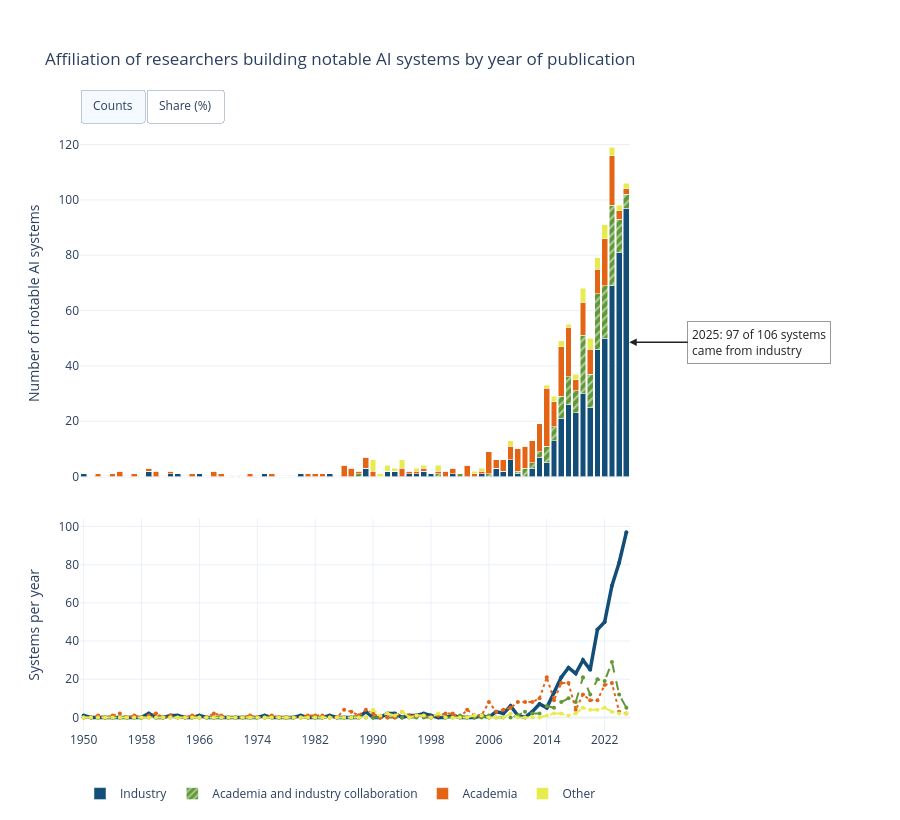

Notebook source saved alongside this figure:
### Code cell
# bar chart on top line chart
fig = make_subplots(rows=2, cols=1, shared_xaxes=True, row_heights=[0.62, 0.38], vertical_spacing=0.07)

# stacked bar for each category 
for category in categories:
    marker = dict(color=color_map[category])
    if category == 'Academia and industry collaboration':
        marker = dict(
            color=color_map[category],
            pattern=dict(shape='/', fgcolor='#ffffff',
                         bgcolor=color_map[category], solidity=0.35, size=6)
        )

    
    fig.add_trace(go.Bar(
        x=df_wide.index,
        y=df_wide[category],
        name=category,
        marker=marker,
        legendgroup=category,
        customdata=custom,
        hovertemplate=make_tooltip(category)
    ), row=1, col=1)

# line chart in the counts view and the share view
counts_y = []
share_y = []
counts_text = []
share_text = []

for category in categories:
    counts_y.append(df_wide[category].tolist())
    share_y.append(shares[category].tolist())
    counts_text.append('<b>%{x}</b><br>' + category + ': %{y}<extra></extra>')
    share_text.append('<b>%{x}</b><br>' + category + ': %{y:.1f}%<extra></extra>')

# line chart for categories
for index in range(len(categories)):
    category = categories[index]

    line_width = 2
    line_dash = 'solid'
    if category == 'Industry':
        line_width = 3.5
    elif category == 'Academia and industry collaboration':
        line_dash = 'dash'
    elif category == 'Academia':
        line_dash = 'dot'
    elif category == 'Other':
        line_dash = 'dashdot'

    fig.add_trace(go.Scatter(
        x=df_wide.index,
        y=counts_y[index],
        name=category,
        mode='lines+markers',
        line=dict(color=color_map[category], width=line_width, dash=line_dash),
        marker=dict(size=4, color=color_map[category]),
        legendgroup=category,
        showlegend=False,
        hovertemplate=counts_text[index]
    ), row=2, col=1)

# four line traces
line_traces = [4, 5, 6, 7]

fig.update_layout(
    barmode='stack',
    template='plotly_white',
    hovermode='closest',
    hoverlabel=dict(bgcolor='white', font_color='#222222', align='left'),
    title='Affiliation of researchers building notable AI systems by year of publication',
    height=820,
    margin=dict(t=130, b=80, r=270),
    legend=dict(orientation='h', x=0, y=-0.08, xanchor='left', yanchor='top'),
    updatemenus=[dict(
        type='buttons',
        direction='right',
        x=0, y=1.0, xanchor='left', yanchor='bottom',
        pad=dict(b=8),
        buttons=[
            dict(label='Counts', method='update',
                 args=[{'y': counts_y,
                        'hovertemplate': counts_text},
                       {'xaxis.type': 'category',
                        'xaxis2.type': 'category',
                        'barnorm': None,
                        'yaxis.title.text': 'Number of notable AI systems',
                        'yaxis.ticksuffix': '',
                        'yaxis.autorange': True,
                        'yaxis2.title.text': 'Systems per year',
                        'yaxis2.ticksuffix': '',
                        'yaxis2.autorange': True,
                        'annotations[0].visible': True,
                        'annotations[1].visible': False},
                       line_traces]),
            dict(label='Share (%)', method='update',
                 args=[{'y': share_y,
                        'hovertemplate': share_text},
                       {'xaxis.type': 'category',
                        'xaxis2.type': 'category',
                        'barnorm': 'percent',
                        'yaxis.title.text': 'Share of notable AI systems (%)',
                        'yaxis.ticksuffix': '%',
                        'yaxis.autorange': True,
                        'yaxis2.title.text': 'Share of systems per year (%)',
                        'yaxis2.ticksuffix': '%',
                        'yaxis2.autorange': True,
                        'annotations[0].visible': False,
                        'annotations[1].visible': True},
                       line_traces])
        ]
    )]
)

fig.update_xaxes(type='category', tickangle=0, nticks=10,
                 minallowed=-0.5, maxallowed=len(df_wide) - 0.5)
fig.update_yaxes(title_text='Number of notable AI systems', fixedrange=True, row=1, col=1)
fig.update_yaxes(title_text='Systems per year', fixedrange=True, row=2, col=1)

#last year of data
last_year = df_wide.index.max()
industry_count = int(df_wide.loc[last_year, 'Industry'])
total_count = int(totals.loc[last_year])
industry_percentage = shares.loc[last_year, 'Industry']

# annotation
fig.add_annotation(
    text=f'{last_year}: {industry_count} of {total_count} systems<br>came from industry',
    x=len(df_wide) - 0.6, y=industry_count / 2, xref='x', yref='y',
    ax=130, ay=0, showarrow=True, arrowhead=2,
    arrowcolor='#222222', arrowwidth=1.5,
    font=dict(size=12, color='#222222'), align='left',
    bgcolor='white', bordercolor='#999999', borderpad=4, visible=True
)

fig.add_annotation(
    text=f'{last_year}: {industry_percentage:.1f}% of systems<br>came from industry',
    x=len(df_wide) - 0.6, y=industry_percentage / 2, xref='x', yref='y',
    ax=130, ay=0, showarrow=True, arrowhead=2,
    arrowcolor='#222222', arrowwidth=1.5,
    font=dict(size=12, color='#222222'), align='left',
    bgcolor='white', bordercolor='#999999', borderpad=4, visible=False
)

fig.show()

### Figure 1 — Plotly figure (JSON) as saved in the notebook; plotly's stock layout.template omitted (floating-point values rounded to 4 significant figures; data arrays with more than 128 entries replaced by an {"elided": "..."} marker saying what was removed)
{"data": [{"customdata": {"elided": "76x9 float values"}, "hovertemplate": "<b>%{x}</b><br><span style=\"color:#E8EB4E\">■</span> <span style=\"color:#777777\">Other: %{customdata[3]} (%{customdata[7]:.1f}%)</span><br><span style=\"color:#E36414\">■</span> <span style=\"color:#777777\">Academia: %{customdata[2]} (%{customdata[6]:.1f}%)</span><br><span style=\"color:#609836\">■</span> <span style=\"color:#777777\">Academia and industry collaboration: %{customdata[1]} (%{customdata[5]:.1f}%)</span><br><span style=\"color:#124E78\">■</span> <b>Industry: %{customdata[0]} (%{customdata[4]:.1f}%)</b><br>Total: %{customdata[8]}<extra></extra>", "legendgroup": "Industry", "marker": {"color": "#124E78"}, "name": "Industry", "type": "bar", "x": [1950, 1951, 1952, 1953, 1954, 1955, 1956, 1957, 1958, 1959, 1960, 1961, 1962, 1963, 1964, 1965, 1966, 1967, 1968, 1969, 1970, 1971, 1972, 1973, 1974, 1975, 1976, 1977, 1978, 1979, 1980, 1981, 1982, 1983, 1984, 1985, 1986, 1987, 1988, 1989, 1990, 1991, 1992, 1993, 1994, 1995, 1996, 1997, 1998, 1999, 2000, 2001, 2002, 2003, 2004, 2005, 2006, 2007, 2008, 2009, 2010, 2011, 2012, 2013, 2014, 2015, 2016, 2017, 2018, 2019, 2020, 2021, 2022, 2023, 2024, 2025], "xaxis": "x", "y": [1, 0, 0, 0, 0, 0, 0, 0, 0, 2, 0, 0, 1, 1, 0, 0, 1, 0, 0, 0, 0, 0, 0, 0, 0, 1, 0, 0, 0, 0, 1, 0, 0, 0, 1, 0, 0, 0, 0, 3, 0, 0, 2, 2, 0, 1, 1, 2, 1, 0, 0, 1, 0, 0, 0, 1, 0, 3, 2, 6, 1, 0, 3, 7, 5, 13, 21, 26, 23, 30, 25, 46, 50, 69, 81, 97], "yaxis": "y"}, {"customdata": {"elided": "76x9 float values"}, "hovertemplate": "<b>%{x}</b><br><span style=\"color:#E8EB4E\">■</span> <span style=\"color:#777777\">Other: %{customdata[3]} (%{customdata[7]:.1f}%)</span><br><span style=\"color:#E36414\">■</span> <span style=\"color:#777777\">Academia: %{customdata[2]} (%{customdata[6]:.1f}%)</span><br><span style=\"color:#609836\">■</span> <b>Academia and industry collaboration: %{customdata[1]} (%{customdata[5]:.1f}%)</b><br><span style=\"color:#124E78\">■</span> <span style=\"color:#777777\">Industry: %{customdata[0]} (%{customdata[4]:.1f}%)</span><br>Total: %{customdata[8]}<extra></extra>", "legendgroup": "Academia and industry collaboration", "marker": {"color": "#609836", "pattern": {"bgcolor": "#609836", "fgcolor": "#ffffff", "shape": "/", "size": 6, "solidity": 0.35}}, "name": "Academia and industry collaboration", "type": "bar", "x": [1950, 1951, 1952, 1953, 1954, 1955, 1956, 1957, 1958, 1959, 1960, 1961, 1962, 1963, 1964, 1965, 1966, 1967, 1968, 1969, 1970, 1971, 1972, 1973, 1974, 1975, 1976, 1977, 1978, 1979, 1980, 1981, 1982, 1983, 1984, 1985, 1986, 1987, 1988, 1989, 1990, 1991, 1992, 1993, 1994, 1995, 1996, 1997, 1998, 1999, 2000, 2001, 2002, 2003, 2004, 2005, 2006, 2007, 2008, 2009, 2010, 2011, 2012, 2013, 2014, 2015, 2016, 2017, 2018, 2019, 2020, 2021, 2022, 2023, 2024, 2025], "xaxis": "x", "y": [0, 0, 0, 0, 0, 0, 0, 0, 0, 0, 0, 0, 0, 0, 0, 0, 0, 0, 0, 0, 0, 0, 0, 0, 0, 0, 0, 0, 0, 0, 0, 0, 0, 0, 0, 0, 0, 0, 1, 0, 0, 0, 0, 0, 0, 0, 0, 0, 0, 1, 0, 0, 1, 0, 0, 0, 1, 0, 0, 0, 1, 3, 2, 2, 6, 5, 8, 10, 8, 21, 12, 20, 19, 29, 12, 5], "yaxis": "y"}, {"customdata": {"elided": "76x9 float values"}, "hovertemplate": "<b>%{x}</b><br><span style=\"color:#E8EB4E\">■</span> <span style=\"color:#777777\">Other: %{customdata[3]} (%{customdata[7]:.1f}%)</span><br><span style=\"color:#E36414\">■</span> <b>Academia: %{customdata[2]} (%{customdata[6]:.1f}%)</b><br><span style=\"color:#609836\">■</span> <span style=\"color:#777777\">Academia and industry collaboration: %{customdata[1]} (%{customdata[5]:.1f}%)</span><br><span style=\"color:#124E78\">■</span> <span style=\"color:#777777\">Industry: %{customdata[0]} (%{customdata[4]:.1f}%)</span><br>Total: %{customdata[8]}<extra></extra>", "legendgroup": "Academia", "marker": {"color": "#E36414"}, "name": "Academia", "type": "bar", "x": [1950, 1951, 1952, 1953, 1954, 1955, 1956, 1957, 1958, 1959, 1960, 1961, 1962, 1963, 1964, 1965, 1966, 1967, 1968, 1969, 1970, 1971, 1972, 1973, 1974, 1975, 1976, 1977, 1978, 1979, 1980, 1981, 1982, 1983, 1984, 1985, 1986, 1987, 1988, 1989, 1990, 1991, 1992, 1993, 1994, 1995, 1996, 1997, 1998, 1999, 2000, 2001, 2002, 2003, 2004, 2005, 2006, 2007, 2008, 2009, 2010, 2011, 2012, 2013, 2014, 2015, 2016, 2017, 2018, 2019, 2020, 2021, 2022, 2023, 2024, 2025], "xaxis": "x", "y": [0, 0, 1, 0, 1, 2, 0, 1, 0, 1, 2, 0, 1, 0, 0, 1, 0, 0, 2, 1, 0, 0, 0, 1, 0, 0, 1, 0, 0, 0, 0, 1, 1, 1, 0, 0, 4, 3, 1, 4, 2, 0, 0, 0, 3, 1, 1, 1, 0, 1, 2, 2, 0, 4, 1, 1, 8, 3, 4, 5, 8, 8, 8, 10, 21, 9, 18, 18, 4, 12, 9, 9, 17, 18, 3, 2], "yaxis": "y"}, {"customdata": {"elided": "76x9 float values"}, "hovertemplate": "<b>%{x}</b><br><span style=\"color:#E8EB4E\">■</span> <b>Other: %{customdata[3]} (%{customdata[7]:.1f}%)</b><br><span style=\"color:#E36414\">■</span> <span style=\"color:#777777\">Academia: %{customdata[2]} (%{customdata[6]:.1f}%)</span><br><span style=\"color:#609836\">■</span> <span style=\"color:#777777\">Academia and industry collaboration: %{customdata[1]} (%{customdata[5]:.1f}%)</span><br><span style=\"color:#124E78\">■</span> <span style=\"color:#777777\">Industry: %{customdata[0]} (%{customdata[4]:.1f}%)</span><br>Total: %{customdata[8]}<extra></extra>", "legendgroup": "Other", "marker": {"color": "#E8EB4E"}, "name": "Other", "type": "bar", "x": [1950, 1951, 1952, 1953, 1954, 1955, 1956, 1957, 1958, 1959, 1960, 1961, 1962, 1963, 1964, 1965, 1966, 1967, 1968, 1969, 1970, 1971, 1972, 1973, 1974, 1975, 1976, 1977, 1978, 1979, 1980, 1981, 1982, 1983, 1984, 1985, 1986, 1987, 1988, 1989, 1990, 1991, 1992, 1993, 1994, 1995, 1996, 1997, 1998, 1999, 2000, 2001, 2002, 2003, 2004, 2005, 2006, 2007, 2008, 2009, 2010, 2011, 2012, 2013, 2014, 2015, 2016, 2017, 2018, 2019, 2020, 2021, 2022, 2023, 2024, 2025], "xaxis": "x", "y": [0, 0, 0, 0, 0, 0, 0, 0, 0, 0, 0, 0, 0, 0, 0, 0, 0, 0, 0, 0, 0, 0, 0, 0, 0, 0, 0, 0, 0, 0, 0, 0, 0, 0, 0, 0, 0, 0, 0, 0, 4, 1, 2, 1, 3, 0, 1, 1, 0, 2, 0, 0, 0, 0, 1, 1, 0, 0, 0, 2, 0, 0, 0, 0, 1, 2, 2, 1, 2, 5, 4, 4, 5, 3, 2, 2], "yaxis": "y"}, {"hovertemplate": "<b>%{x}</b><br>Industry: %{y}<extra></extra>", "legendgroup": "Industry", "line": {"color": "#124E78", "dash": "solid", "width": 3.5}, "marker": {"color": "#124E78", "size": 4}, "mode": "lines+markers", "name": "Industry", "showlegend": false, "type": "scatter", "x": [1950, 1951, 1952, 1953, 1954, 1955, 1956, 1957, 1958, 1959, 1960, 1961, 1962, 1963, 1964, 1965, 1966, 1967, 1968, 1969, 1970, 1971, 1972, 1973, 1974, 1975, 1976, 1977, 1978, 1979, 1980, 1981, 1982, 1983, 1984, 1985, 1986, 1987, 1988, 1989, 1990, 1991, 1992, 1993, 1994, 1995, 1996, 1997, 1998, 1999, 2000, 2001, 2002, 2003, 2004, 2005, 2006, 2007, 2008, 2009, 2010, 2011, 2012, 2013, 2014, 2015, 2016, 2017, 2018, 2019, 2020, 2021, 2022, 2023, 2024, 2025], "xaxis": "x2", "y": [1, 0, 0, 0, 0, 0, 0, 0, 0, 2, 0, 0, 1, 1, 0, 0, 1, 0, 0, 0, 0, 0, 0, 0, 0, 1, 0, 0, 0, 0, 1, 0, 0, 0, 1, 0, 0, 0, 0, 3, 0, 0, 2, 2, 0, 1, 1, 2, 1, 0, 0, 1, 0, 0, 0, 1, 0, 3, 2, 6, 1, 0, 3, 7, 5, 13, 21, 26, 23, 30, 25, 46, 50, 69, 81, 97], "yaxis": "y2"}, {"hovertemplate": "<b>%{x}</b><br>Academia and industry collaboration: %{y}<extra></extra>", "legendgroup": "Academia and industry collaboration", "line": {"color": "#609836", "dash": "dash", "width": 2}, "marker": {"color": "#609836", "size": 4}, "mode": "lines+markers", "name": "Academia and industry collaboration", "showlegend": false, "type": "scatter", "x": [1950, 1951, 1952, 1953, 1954, 1955, 1956, 1957, 1958, 1959, 1960, 1961, 1962, 1963, 1964, 1965, 1966, 1967, 1968, 1969, 1970, 1971, 1972, 1973, 1974, 1975, 1976, 1977, 1978, 1979, 1980, 1981, 1982, 1983, 1984, 1985, 1986, 1987, 1988, 1989, 1990, 1991, 1992, 1993, 1994, 1995, 1996, 1997, 1998, 1999, 2000, 2001, 2002, 2003, 2004, 2005, 2006, 2007, 2008, 2009, 2010, 2011, 2012, 2013, 2014, 2015, 2016, 2017, 2018, 2019, 2020, 2021, 2022, 2023, 2024, 2025], "xaxis": "x2", "y": [0, 0, 0, 0, 0, 0, 0, 0, 0, 0, 0, 0, 0, 0, 0, 0, 0, 0, 0, 0, 0, 0, 0, 0, 0, 0, 0, 0, 0, 0, 0, 0, 0, 0, 0, 0, 0, 0, 1, 0, 0, 0, 0, 0, 0, 0, 0, 0, 0, 1, 0, 0, 1, 0, 0, 0, 1, 0, 0, 0, 1, 3, 2, 2, 6, 5, 8, 10, 8, 21, 12, 20, 19, 29, 12, 5], "yaxis": "y2"}, {"hovertemplate": "<b>%{x}</b><br>Academia: %{y}<extra></extra>", "legendgroup": "Academia", "line": {"color": "#E36414", "dash": "dot", "width": 2}, "marker": {"color": "#E36414", "size": 4}, "mode": "lines+markers", "name": "Academia", "showlegend": false, "type": "scatter", "x": [1950, 1951, 1952, 1953, 1954, 1955, 1956, 1957, 1958, 1959, 1960, 1961, 1962, 1963, 1964, 1965, 1966, 1967, 1968, 1969, 1970, 1971, 1972, 1973, 1974, 1975, 1976, 1977, 1978, 1979, 1980, 1981, 1982, 1983, 1984, 1985, 1986, 1987, 1988, 1989, 1990, 1991, 1992, 1993, 1994, 1995, 1996, 1997, 1998, 1999, 2000, 2001, 2002, 2003, 2004, 2005, 2006, 2007, 2008, 2009, 2010, 2011, 2012, 2013, 2014, 2015, 2016, 2017, 2018, 2019, 2020, 2021, 2022, 2023, 2024, 2025], "xaxis": "x2", "y": [0, 0, 1, 0, 1, 2, 0, 1, 0, 1, 2, 0, 1, 0, 0, 1, 0, 0, 2, 1, 0, 0, 0, 1, 0, 0, 1, 0, 0, 0, 0, 1, 1, 1, 0, 0, 4, 3, 1, 4, 2, 0, 0, 0, 3, 1, 1, 1, 0, 1, 2, 2, 0, 4, 1, 1, 8, 3, 4, 5, 8, 8, 8, 10, 21, 9, 18, 18, 4, 12, 9, 9, 17, 18, 3, 2], "yaxis": "y2"}, {"hovertemplate": "<b>%{x}</b><br>Other: %{y}<extra></extra>", "legendgroup": "Other", "line": {"color": "#E8EB4E", "dash": "dashdot", "width": 2}, "marker": {"color": "#E8EB4E", "size": 4}, "mode": "lines+markers", "name": "Other", "showlegend": false, "type": "scatter", "x": [1950, 1951, 1952, 1953, 1954, 1955, 1956, 1957, 1958, 1959, 1960, 1961, 1962, 1963, 1964, 1965, 1966, 1967, 1968, 1969, 1970, 1971, 1972, 1973, 1974, 1975, 1976, 1977, 1978, 1979, 1980, 1981, 1982, 1983, 1984, 1985, 1986, 1987, 1988, 1989, 1990, 1991, 1992, 1993, 1994, 1995, 1996, 1997, 1998, 1999, 2000, 2001, 2002, 2003, 2004, 2005, 2006, 2007, 2008, 2009, 2010, 2011, 2012, 2013, 2014, 2015, 2016, 2017, 2018, 2019, 2020, 2021, 2022, 2023, 2024, 2025], "xaxis": "x2", "y": [0, 0, 0, 0, 0, 0, 0, 0, 0, 0, 0, 0, 0, 0, 0, 0, 0, 0, 0, 0, 0, 0, 0, 0, 0, 0, 0, 0, 0, 0, 0, 0, 0, 0, 0, 0, 0, 0, 0, 0, 4, 1, 2, 1, 3, 0, 1, 1, 0, 2, 0, 0, 0, 0, 1, 1, 0, 0, 0, 2, 0, 0, 0, 0, 1, 2, 2, 1, 2, 5, 4, 4, 5, 3, 2, 2], "yaxis": "y2"}], "layout": {"annotations": [{"align": "left", "arrowcolor": "#222222", "arrowhead": 2, "arrowwidth": 1.5, "ax": 130, "ay": 0, "bgcolor": "white", "bordercolor": "#999999", "borderpad": 4, "font": {"color": "#222222", "size": 12}, "showarrow": true, "text": "2025: 97 of 106 systems<br>came from industry", "visible": true, "x": 75.4, "xref": "x", "y": 48.5, "yref": "y"}, {"align": "left", "arrowcolor": "#222222", "arrowhead": 2, "arrowwidth": 1.5, "ax": 130, "ay": 0, "bgcolor": "white", "bordercolor": "#999999", "borderpad": 4, "font": {"color": "#222222", "size": 12}, "showarrow": true, "text": "2025: 91.5% of systems<br>came from industry", "visible": false, "x": 75.4, "xref": "x", "y": 45.75, "yref": "y"}], "barmode": "stack", "height": 820, "hoverlabel": {"align": "left", "bgcolor": "white", "font": {"color": "#222222"}}, "hovermode": "closest", "legend": {"orientation": "h", "x": 0, "xanchor": "left", "y": -0.08, "yanchor": "top"}, "margin": {"b": 80, "r": 270, "t": 130}, "title": {"text": "Affiliation of researchers building notable AI systems by year of publication"}, "updatemenus": [{"buttons": [{"args": [{"hovertemplate": ["<b>%{x}</b><br>Industry: %{y}<extra></extra>", "<b>%{x}</b><br>Academia and industry collaboration: %{y}<extra></extra>", "<b>%{x}</b><br>Academia: %{y}<extra></extra>", "<b>%{x}</b><br>Other: %{y}<extra></extra>"], "y": {"elided": "4x76 int values"}}, {"annotations[0].visible": true, "annotations[1].visible": false, "barnorm": null, "xaxis.type": "category", "xaxis2.type": "category", "yaxis.autorange": true, "yaxis.ticksuffix": "", "yaxis.title.text": "Number of notable AI systems", "yaxis2.autorange": true, "yaxis2.ticksuffix": "", "yaxis2.title.text": "Systems per year"}, [4, 5, 6, 7]], "label": "Counts", "method": "update"}, {"args": [{"hovertemplate": ["<b>%{x}</b><br>Industry: %{y:.1f}%<extra></extra>", "<b>%{x}</b><br>Academia and industry collaboration: %{y:.1f}%<extra></extra>", "<b>%{x}</b><br>Academia: %{y:.1f}%<extra></extra>", "<b>%{x}</b><br>Other: %{y:.1f}%<extra></extra>"], "y": {"elided": "4x76 float values"}}, {"annotations[0].visible": false, "annotations[1].visible": true, "barnorm": "percent", "xaxis.type": "category", "xaxis2.type": "category", "yaxis.autorange": true, "yaxis.ticksuffix": "%", "yaxis.title.text": "Share of notable AI systems (%)", "yaxis2.autorange": true, "yaxis2.ticksuffix": "%", "yaxis2.title.text": "Share of systems per year (%)"}, [4, 5, 6, 7]], "label": "Share (%)", "method": "update"}], "direction": "right", "pad": {"b": 8}, "type": "buttons", "x": 0, "xanchor": "left", "y": 1, "yanchor": "bottom"}], "xaxis": {"anchor": "y", "domain": [0, 1], "matches": "x2", "maxallowed": 75.5, "minallowed": -0.5, "nticks": 10, "showticklabels": false, "tickangle": 0, "type": "category"}, "xaxis2": {"anchor": "y2", "domain": [0, 1], "maxallowed": 75.5, "minallowed": -0.5, "nticks": 10, "tickangle": 0, "type": "category"}, "yaxis": {"anchor": "x", "domain": [0.4234, 1], "fixedrange": true, "title": {"text": "Number of notable AI systems"}}, "yaxis2": {"anchor": "x2", "domain": [0, 0.3534], "fixedrange": true, "title": {"text": "Systems per year"}}}}
